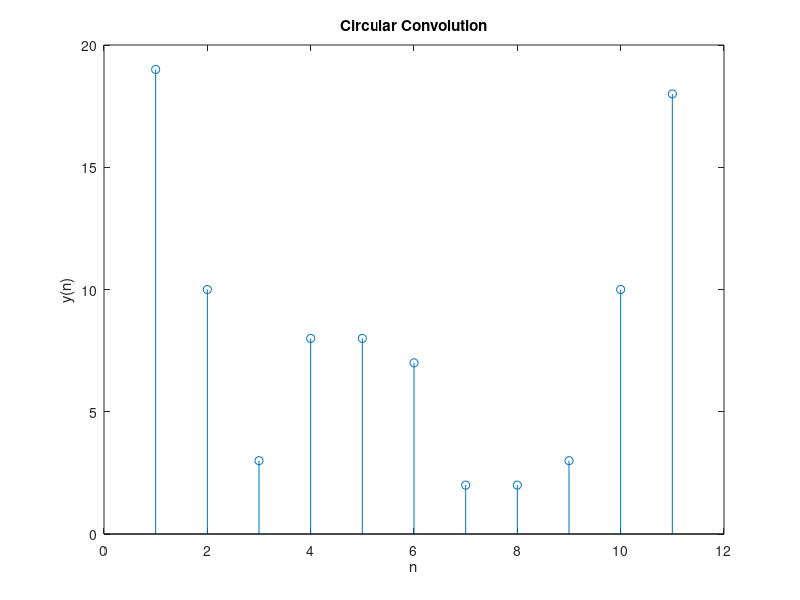

This figure's MATLAB source:
close all
clear all
clc

x=[1 1 1];
h=[2 0 1 7 0 0 2 0 1 9 8];

m=length(x);
n=length(h);

if(m>n)
    h=[h,zeros(1,m-n)];
    n=m;
end
x=[x,zeros(1,n-m)];
m=n;

y=zeros(1,n);

y(1)=0;

a(1)=h(1);



for j=2:n
    a(j)=h(n-j+2);
end
%ciruclar conv

for i=1:n
    y(1)=y(1)+x(i)*a(i);
end



for k=2:n
    y(k)=0;
    % circular shift
    for j=2:n
        x2(j)=a(j-1);
    end
    
    x2(1)=a(n);
    
    for i=1:n
        if(i<n+1)
            a(i)=x2(i);
            y(k)=y(k)+x(i)*a(i);
        end
    end
end
disp(y);
figure(1);
stem(y);
title("Circular Convolution");
xlabel("n");
ylabel("y(n)");


